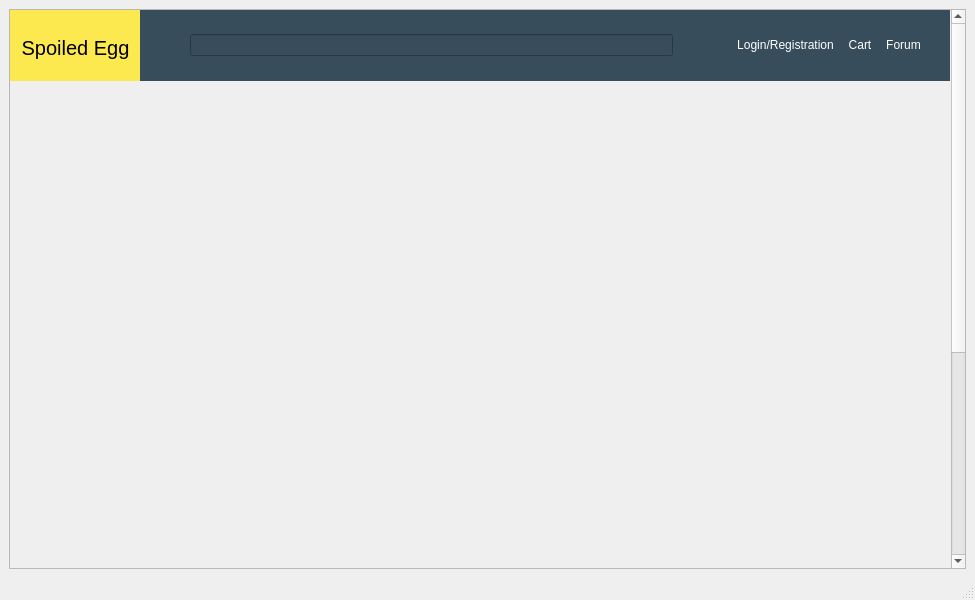
<?xml version="1.0" encoding="UTF-8"?>
<ui version="4.0">
 <class>MainWindow</class>
 <widget class="QMainWindow" name="MainWindow">
  <property name="geometry">
   <rect>
    <x>0</x>
    <y>0</y>
    <width>975</width>
    <height>600</height>
   </rect>
  </property>
  <property name="windowTitle">
   <string>MainWindow</string>
  </property>
  <widget class="QWidget" name="centralwidget">
   <layout class="QGridLayout" name="gridLayout">
    <item row="0" column="0">
     <widget class="QScrollArea" name="ScrollArea">
      <property name="sizePolicy">
       <sizepolicy hsizetype="Expanding" vsizetype="Expanding">
        <horstretch>0</horstretch>
        <verstretch>0</verstretch>
       </sizepolicy>
      </property>
      <property name="minimumSize">
       <size>
        <width>0</width>
        <height>0</height>
       </size>
      </property>
      <property name="verticalScrollBarPolicy">
       <enum>Qt::ScrollBarAlwaysOn</enum>
      </property>
      <property name="horizontalScrollBarPolicy">
       <enum>Qt::ScrollBarAsNeeded</enum>
      </property>
      <property name="widgetResizable">
       <bool>true</bool>
      </property>
      <widget class="QWidget" name="MainPage">
       <property name="geometry">
        <rect>
         <x>0</x>
         <y>0</y>
         <width>941</width>
         <height>900</height>
        </rect>
       </property>
       <property name="minimumSize">
        <size>
         <width>0</width>
         <height>900</height>
        </size>
       </property>
       <widget class="QWidget" name="MenuBarWidget" native="true">
        <property name="geometry">
         <rect>
          <x>0</x>
          <y>0</y>
          <width>940</width>
          <height>71</height>
         </rect>
        </property>
        <property name="sizePolicy">
         <sizepolicy hsizetype="Preferred" vsizetype="Preferred">
          <horstretch>0</horstretch>
          <verstretch>0</verstretch>
         </sizepolicy>
        </property>
        <property name="minimumSize">
         <size>
          <width>0</width>
          <height>0</height>
         </size>
        </property>
        <property name="baseSize">
         <size>
          <width>0</width>
          <height>0</height>
         </size>
        </property>
        <property name="styleSheet">
         <string notr="true">QWidget{
background-color:rgb(56,77,91);
}</string>
        </property>
        <widget class="QLabel" name="CompanyLogo">
         <property name="geometry">
          <rect>
           <x>0</x>
           <y>0</y>
           <width>131</width>
           <height>75</height>
          </rect>
         </property>
         <property name="font">
          <font>
           <pointsize>15</pointsize>
          </font>
         </property>
         <property name="layoutDirection">
          <enum>Qt::LeftToRight</enum>
         </property>
         <property name="styleSheet">
          <string notr="true">background-color: rgb(252, 233, 79);</string>
         </property>
         <property name="text">
          <string>Spoiled Egg</string>
         </property>
         <property name="textFormat">
          <enum>Qt::AutoText</enum>
         </property>
         <property name="alignment">
          <set>Qt::AlignCenter</set>
         </property>
        </widget>
        <widget class="QWidget" name="horizontalLayoutWidget_3">
         <property name="geometry">
          <rect>
           <x>130</x>
           <y>0</y>
           <width>781</width>
           <height>71</height>
          </rect>
         </property>
         <layout class="QHBoxLayout" name="MenuBar">
          <property name="spacing">
           <number>14</number>
          </property>
          <item>
           <layout class="QHBoxLayout" name="SearchArea">
            <property name="spacing">
             <number>0</number>
            </property>
            <property name="leftMargin">
             <number>50</number>
            </property>
            <property name="rightMargin">
             <number>50</number>
            </property>
            <item>
             <widget class="QLineEdit" name="SearchBar">
              <property name="text">
               <string/>
              </property>
             </widget>
            </item>
           </layout>
          </item>
          <item>
           <widget class="QPushButton" name="LoginBtn">
            <property name="styleSheet">
             <string notr="true">QPushButton{
background-color:rgb(56,77,91);
border:none;
color: rgb(255, 255, 255);
}

QPushButton::hover{
color: rgb(250, 207, 125);
}</string>
            </property>
            <property name="text">
             <string>Login/Registration</string>
            </property>
           </widget>
          </item>
          <item>
           <widget class="QPushButton" name="CartBtn">
            <property name="styleSheet">
             <string notr="true">QPushButton{
background-color:rgb(56,77,91);
border:none;
color: rgb(255, 255, 255);
}

QPushButton::hover{
color: rgb(250, 207, 125);
}</string>
            </property>
            <property name="text">
             <string>Cart</string>
            </property>
           </widget>
          </item>
          <item>
           <widget class="QPushButton" name="ForumBtn">
            <property name="styleSheet">
             <string notr="true">QPushButton{
background-color:rgb(56,77,91);
border:none;
color: rgb(255, 255, 255);
}

QPushButton::hover{
color: rgb(250, 207, 125);
}</string>
            </property>
            <property name="text">
             <string>Forum</string>
            </property>
           </widget>
          </item>
         </layout>
        </widget>
       </widget>
      </widget>
     </widget>
    </item>
   </layout>
  </widget>
  <widget class="QStatusBar" name="statusbar"/>
 </widget>
 <resources/>
 <connections/>
</ui>
